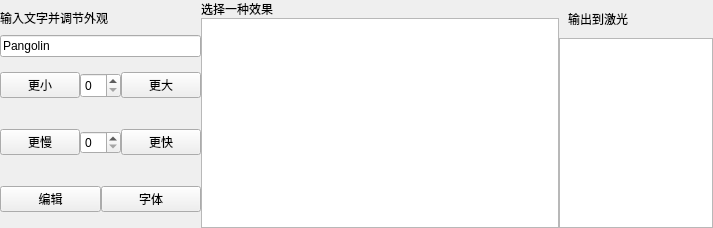
                   <widget class="QWidget" name="tab_98">
                    <attribute name="icon">
                     <iconset resource="../../../resources/icons/resource.qrc">
                      <normaloff>:/BootomBar/bottomBar1.png</normaloff>:/BootomBar/bottomBar1.png</iconset>
                    </attribute>
                    <attribute name="title">
                     <string>快速创建文字</string>
                    </attribute>
                    <layout class="QHBoxLayout" name="horizontalLayout_137" stretch="1,9">
                     <property name="spacing">
                      <number>0</number>
                     </property>
                     <property name="leftMargin">
                      <number>0</number>
                     </property>
                     <property name="topMargin">
                      <number>0</number>
                     </property>
                     <property name="rightMargin">
                      <number>0</number>
                     </property>
                     <property name="bottomMargin">
                      <number>0</number>
                     </property>
                     <item>
                      <widget class="QWidget" name="widget_99" native="true">
                       <layout class="QVBoxLayout" name="verticalLayout_94">
                        <property name="spacing">
                         <number>0</number>
                        </property>
                        <property name="leftMargin">
                         <number>0</number>
                        </property>
                        <property name="topMargin">
                         <number>0</number>
                        </property>
                        <property name="rightMargin">
                         <number>0</number>
                        </property>
                        <property name="bottomMargin">
                         <number>0</number>
                        </property>
                        <item>
                         <widget class="QWidget" name="widget_554" native="true">
                          <layout class="QVBoxLayout" name="verticalLayout_95">
                           <property name="spacing">
                            <number>0</number>
                           </property>
                           <property name="leftMargin">
                            <number>0</number>
                           </property>
                           <property name="topMargin">
                            <number>0</number>
                           </property>
                           <property name="rightMargin">
                            <number>0</number>
                           </property>
                           <property name="bottomMargin">
                            <number>0</number>
                           </property>
                           <item>
                            <widget class="QLabel" name="label_124">
                             <property name="text">
                              <string>输入文字并调节外观</string>
                             </property>
                            </widget>
                           </item>
                           <item>
                            <widget class="QLineEdit" name="lineEdit_7">
                             <property name="text">
                              <string>Pangolin</string>
                             </property>
                            </widget>
                           </item>
                          </layout>
                         </widget>
                        </item>
                        <item>
                         <widget class="QWidget" name="widget_555" native="true">
                          <layout class="QHBoxLayout" name="horizontalLayout_138">
                           <property name="spacing">
                            <number>0</number>
                           </property>
                           <property name="leftMargin">
                            <number>0</number>
                           </property>
                           <property name="topMargin">
                            <number>0</number>
                           </property>
                           <property name="rightMargin">
                            <number>0</number>
                           </property>
                           <property name="bottomMargin">
                            <number>0</number>
                           </property>
                           <item>
                            <widget class="QPushButton" name="pushButton_197">
                             <property name="minimumSize">
                              <size>
                               <width>25</width>
                               <height>25</height>
                              </size>
                             </property>
                             <property name="maximumSize">
                              <size>
                               <width>16777215</width>
                               <height>16777215</height>
                              </size>
                             </property>
                             <property name="text">
                              <string>更小</string>
                             </property>
                             <property name="icon">
                              <iconset resource="../../../resources/icons/resource.qrc">
                               <normaloff>:/bottom-create/bottom-create2.png</normaloff>:/bottom-create/bottom-create2.png</iconset>
                             </property>
                             <property name="iconSize">
                              <size>
                               <width>25</width>
                               <height>25</height>
                              </size>
                             </property>
                            </widget>
                           </item>
                           <item>
                            <widget class="QSpinBox" name="spinBox_66">
                             <property name="minimumSize">
                              <size>
                               <width>25</width>
                               <height>25</height>
                              </size>
                             </property>
                             <property name="sizeIncrement">
                              <size>
                               <width>25</width>
                               <height>25</height>
                              </size>
                             </property>
                             <property name="baseSize">
                              <size>
                               <width>25</width>
                               <height>25</height>
                              </size>
                             </property>
                            </widget>
                           </item>
                           <item>
                            <widget class="QPushButton" name="pushButton_198">
                             <property name="minimumSize">
                              <size>
                               <width>25</width>
                               <height>25</height>
                              </size>
                             </property>
                             <property name="text">
                              <string>更大</string>
                             </property>
                             <property name="icon">
                              <iconset resource="../../../resources/icons/resource.qrc">
                               <normaloff>:/bottom-create/bottom-create1.png</normaloff>:/bottom-create/bottom-create1.png</iconset>
                             </property>
                             <property name="iconSize">
                              <size>
                               <width>25</width>
                               <height>25</height>
                              </size>
                             </property>
                            </widget>
                           </item>
                          </layout>
                         </widget>
                        </item>
                        <item>
                         <widget class="QWidget" name="widget_556" native="true">
                          <layout class="QHBoxLayout" name="horizontalLayout_139">
                           <property name="spacing">
                            <number>0</number>
                           </property>
                           <property name="leftMargin">
                            <number>0</number>
                           </property>
                           <property name="topMargin">
                            <number>0</number>
                           </property>
                           <property name="rightMargin">
                            <number>0</number>
                           </property>
                           <property name="bottomMargin">
                            <number>0</number>
                           </property>
                           <item>
                            <widget class="QPushButton" name="pushButton_199">
                             <property name="text">
                              <string>更慢</string>
                             </property>
                             <property name="icon">
                              <iconset resource="../../../resources/icons/resource.qrc">
                               <normaloff>:/bottom-create/bottom-create4.png</normaloff>:/bottom-create/bottom-create4.png</iconset>
                             </property>
                             <property name="iconSize">
                              <size>
                               <width>25</width>
                               <height>25</height>
                              </size>
                             </property>
                            </widget>
                           </item>
                           <item>
                            <widget class="QSpinBox" name="spinBox_67"/>
                           </item>
                           <item>
                            <widget class="QPushButton" name="pushButton_200">
                             <property name="text">
                              <string>更快</string>
                             </property>
                             <property name="icon">
                              <iconset resource="../../../resources/icons/resource.qrc">
                               <normaloff>:/bottom-create/bottom-create3.png</normaloff>:/bottom-create/bottom-create3.png</iconset>
                             </property>
                             <property name="iconSize">
                              <size>
                               <width>25</width>
                               <height>25</height>
                              </size>
                             </property>
                            </widget>
                           </item>
                          </layout>
                         </widget>
                        </item>
                        <item>
                         <widget class="QWidget" name="widget_557" native="true">
                          <layout class="QHBoxLayout" name="horizontalLayout_140">
                           <property name="spacing">
                            <number>0</number>
                           </property>
                           <property name="leftMargin">
                            <number>0</number>
                           </property>
                           <property name="topMargin">
                            <number>0</number>
                           </property>
                           <property name="rightMargin">
                            <number>0</number>
                           </property>
                           <property name="bottomMargin">
                            <number>0</number>
                           </property>
                           <item>
                            <widget class="QPushButton" name="pushButton_201">
                             <property name="text">
                              <string>编辑</string>
                             </property>
                             <property name="icon">
                              <iconset resource="../../../resources/icons/resource.qrc">
                               <normaloff>:/bottom-create/bottom-create5.png</normaloff>:/bottom-create/bottom-create5.png</iconset>
                             </property>
                             <property name="iconSize">
                              <size>
                               <width>25</width>
                               <height>25</height>
                              </size>
                             </property>
                            </widget>
                           </item>
                           <item>
                            <widget class="QPushButton" name="pushButton_202">
                             <property name="text">
                              <string>字体</string>
                             </property>
                             <property name="icon">
                              <iconset resource="../../../resources/icons/resource.qrc">
                               <normaloff>:/bottom-create/bottom-create6.png</normaloff>:/bottom-create/bottom-create6.png</iconset>
                             </property>
                             <property name="iconSize">
                              <size>
                               <width>25</width>
                               <height>25</height>
                              </size>
                             </property>
                            </widget>
                           </item>
                          </layout>
                         </widget>
                        </item>
                       </layout>
                      </widget>
                     </item>
                     <item>
                      <widget class="QWidget" name="widget_558" native="true">
                       <layout class="QHBoxLayout" name="horizontalLayout_141" stretch="7,3">
                        <property name="spacing">
                         <number>0</number>
                        </property>
                        <property name="leftMargin">
                         <number>0</number>
                        </property>
                        <property name="topMargin">
                         <number>0</number>
                        </property>
                        <property name="rightMargin">
                         <number>0</number>
                        </property>
                        <property name="bottomMargin">
                         <number>0</number>
                        </property>
                        <item>
                         <widget class="QWidget" name="widget_559" native="true">
                          <layout class="QVBoxLayout" name="verticalLayout_96" stretch="0,5">
                           <property name="spacing">
                            <number>0</number>
                           </property>
                           <property name="leftMargin">
                            <number>0</number>
                           </property>
                           <property name="topMargin">
                            <number>0</number>
                           </property>
                           <property name="rightMargin">
                            <number>0</number>
                           </property>
                           <property name="bottomMargin">
                            <number>0</number>
                           </property>
                           <item>
                            <widget class="QWidget" name="widget_560" native="true">
                             <layout class="QHBoxLayout" name="horizontalLayout_142">
                              <property name="spacing">
                               <number>0</number>
                              </property>
                              <property name="leftMargin">
                               <number>0</number>
                              </property>
                              <property name="topMargin">
                               <number>0</number>
                              </property>
                              <property name="rightMargin">
                               <number>0</number>
                              </property>
                              <property name="bottomMargin">
                               <number>0</number>
                              </property>
                              <item>
                               <widget class="QLabel" name="label_125">
                                <property name="text">
                                 <string>选择一种效果</string>
                                </property>
                               </widget>
                              </item>
                             </layout>
                            </widget>
                           </item>
                           <item>
                            <widget class="QWidget" name="widget_561" native="true">
                             <layout class="QHBoxLayout" name="horizontalLayout_143">
                              <property name="spacing">
                               <number>0</number>
                              </property>
                              <property name="leftMargin">
                               <number>0</number>
                              </property>
                              <property name="topMargin">
                               <number>0</number>
                              </property>
                              <property name="rightMargin">
                               <number>0</number>
                              </property>
                              <property name="bottomMargin">
                               <number>0</number>
                              </property>
                              <item>
                               <widget class="QTextEdit" name="textEdit_28"/>
                              </item>
                             </layout>
                            </widget>
                           </item>
                          </layout>
                         </widget>
                        </item>
                        <item>
                         <widget class="QWidget" name="widget_562" native="true">
                          <layout class="QVBoxLayout" name="verticalLayout_97" stretch="1,5">
                           <property name="spacing">
                            <number>0</number>
                           </property>
                           <property name="leftMargin">
                            <number>0</number>
                           </property>
                           <property name="topMargin">
                            <number>0</number>
                           </property>
                           <property name="rightMargin">
                            <number>0</number>
                           </property>
                           <property name="bottomMargin">
                            <number>0</number>
                           </property>
                           <item>
                            <widget class="QWidget" name="widget_563" native="true">
                             <layout class="QHBoxLayout" name="horizontalLayout_144">
                              <item>
                               <widget class="QLabel" name="label_126">
                                <property name="text">
                                 <string>输出到激光</string>
                                </property>
                               </widget>
                              </item>
                             </layout>
                            </widget>
                           </item>
                           <item>
                            <widget class="QWidget" name="widget_564" native="true">
                             <layout class="QHBoxLayout" name="horizontalLayout_145">
                              <property name="spacing">
                               <number>0</number>
                              </property>
                              <property name="leftMargin">
                               <number>0</number>
                              </property>
                              <property name="topMargin">
                               <number>0</number>
                              </property>
                              <property name="rightMargin">
                               <number>0</number>
                              </property>
                              <property name="bottomMargin">
                               <number>0</number>
                              </property>
                              <item>
                               <widget class="QTextEdit" name="textEdit_29"/>
                              </item>
                             </layout>
                            </widget>
                           </item>
                          </layout>
                         </widget>
                        </item>
                       </layout>
                      </widget>
                     </item>
                    </layout>
                   </widget>
